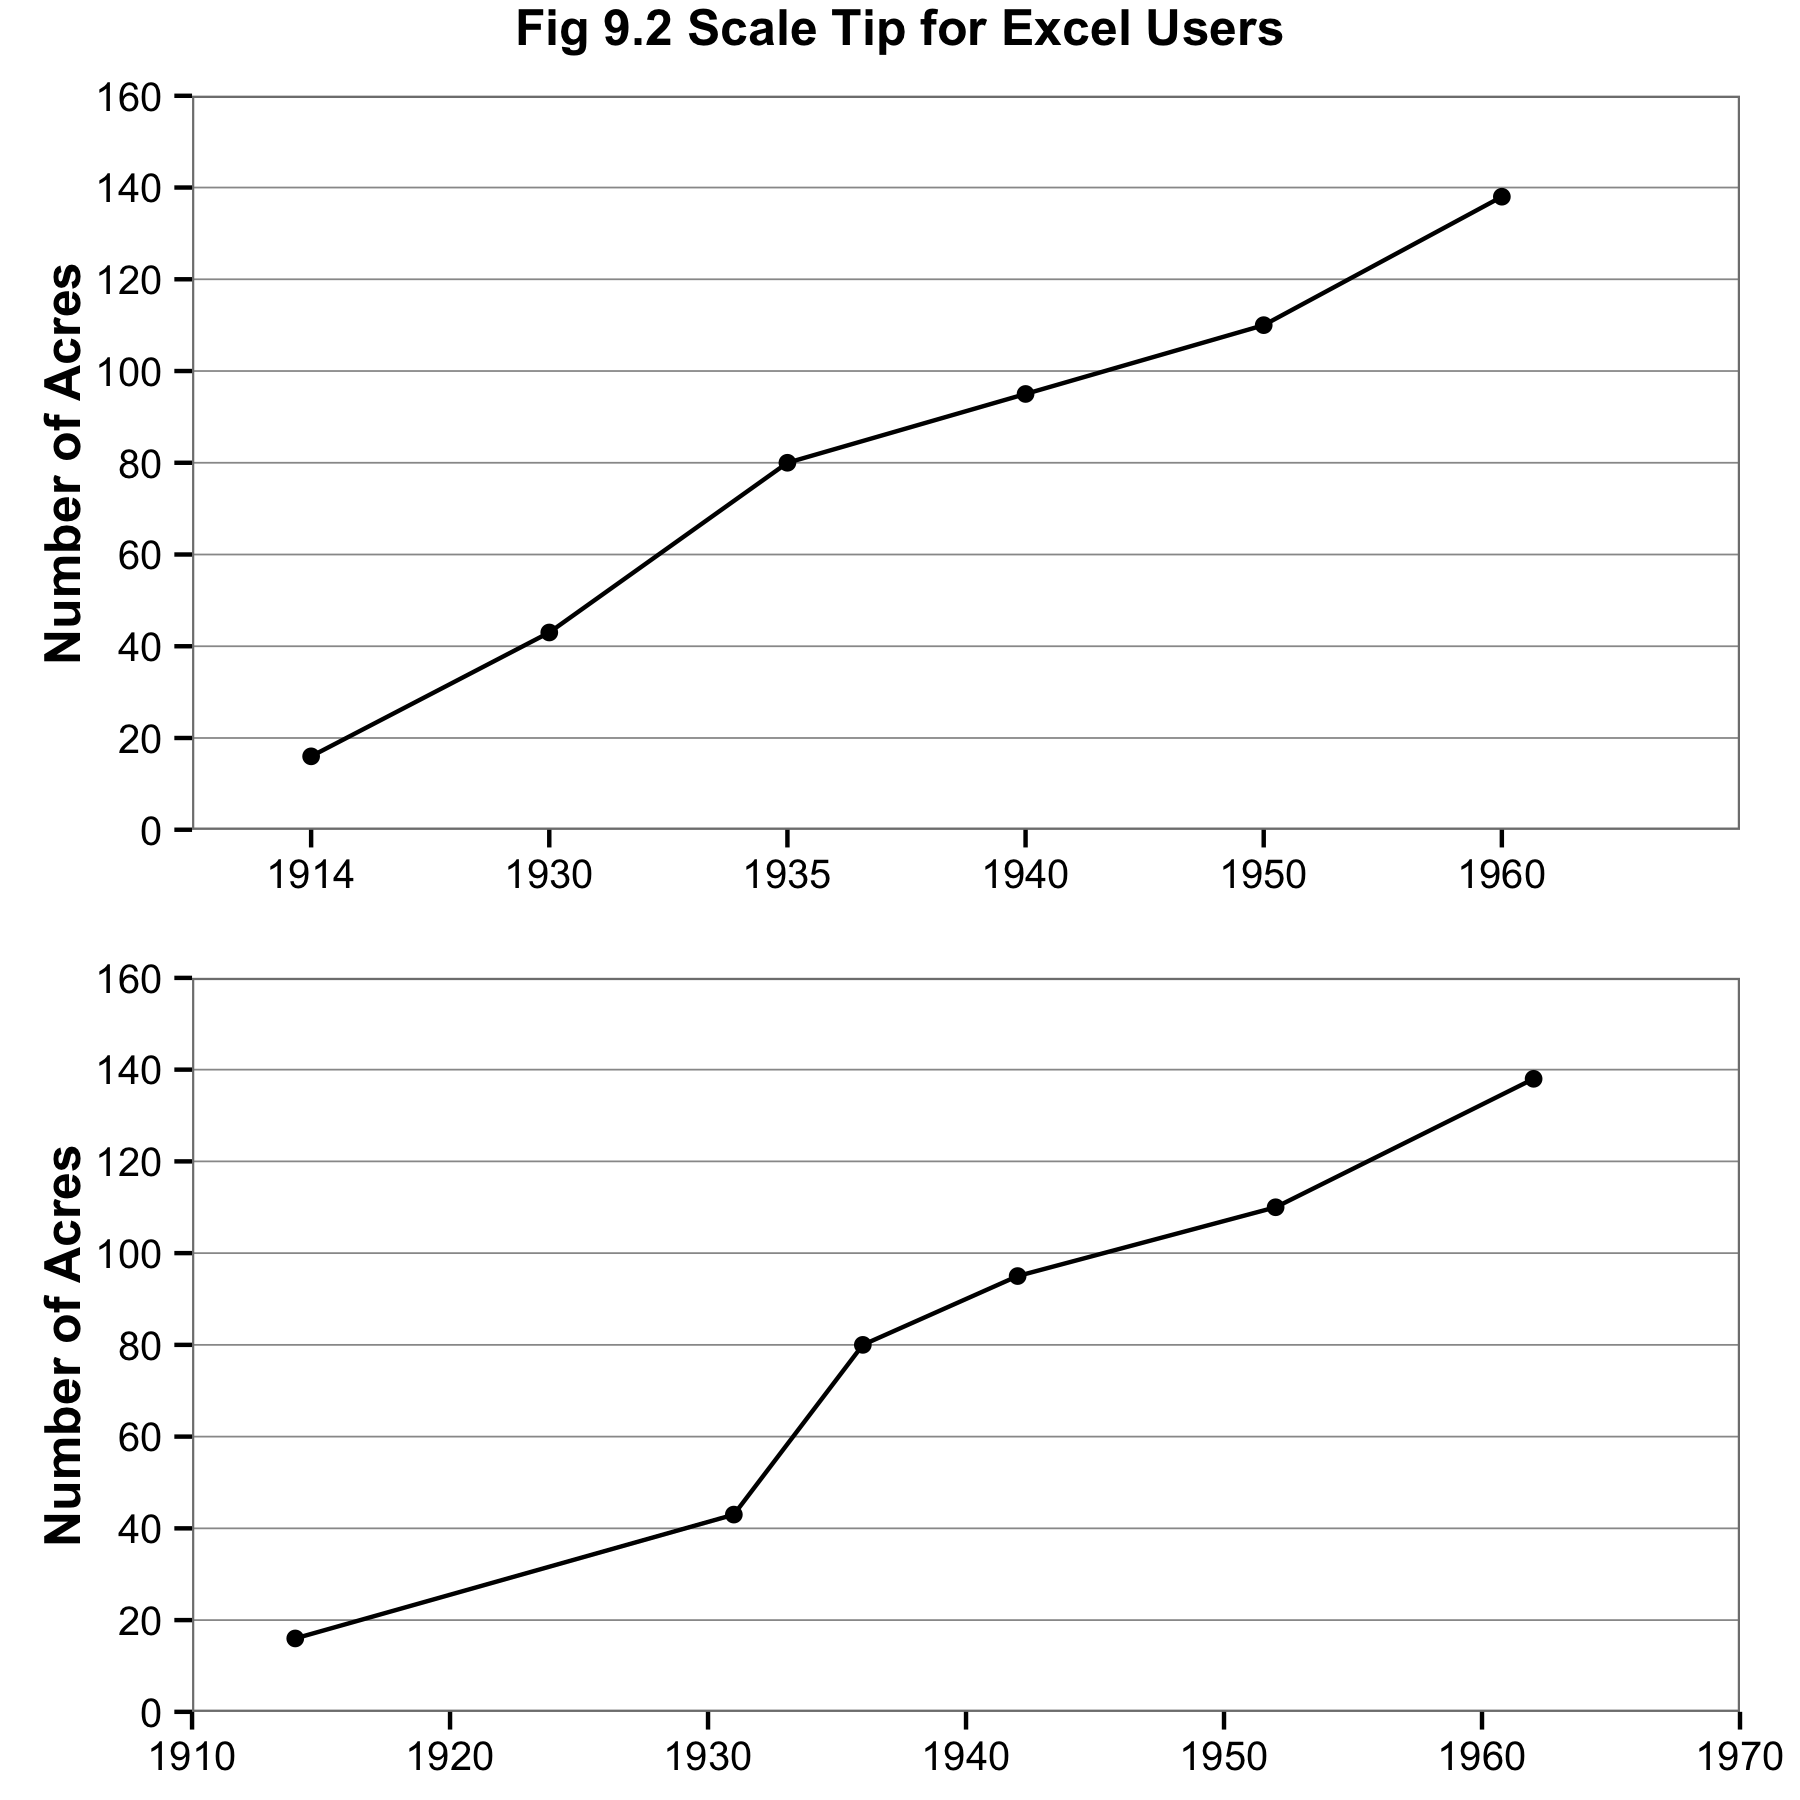

Source code (R):
library(ggplot2)
library(gridExtra)

this_base <- "fig09-02_scale-tip-for-excel-users"

my_data <- data.frame(year = c(1914, 1931, 1936, 1942, 1952, 1962),
                   year_2 = c(1910, 1920, 1930, 1940, 1950, 1960),
                   acres = c(16, 43, 80, 95, 110, 138))

p1 <- ggplot(my_data, aes(x = year_2, y = acres)) +
  geom_point() + geom_line() +
  scale_x_continuous(breaks = seq(1910, 1960, 10), 
                     labels = c(1914, 1930, 1935, 1940, 1950, 1960),
                     limits = c(1905, 1970), expand = c(0, 0)) +
  scale_y_continuous(breaks = seq(0, 160, 20), limits = c(0, 160),
                     expand = c(0, 0)) +
  labs(x = NULL, y = "Number of Acres") +
  theme_bw() +
  theme(panel.grid.major.y = element_line(colour = "grey60"),
        panel.grid.major.x = element_blank(),
        panel.grid.minor = element_blank(),
        axis.title.y = element_text(face = "bold"))

p1

p2 <- ggplot(my_data, aes(x = year, y = acres)) +
  geom_point() + geom_line() +
  scale_x_continuous(breaks = seq(1910, 1970, 10), limits = c(1910, 1970), 
                     expand = c(0, 0)) +
  scale_y_continuous(breaks = seq(0, 160, 20), limits = c(0, 160),
                     expand = c(0, 0)) +
  labs(x = NULL, y = "Number of Acres") +
  theme_bw() +
  theme(panel.grid.major.y = element_line(colour = "grey60"),
        panel.grid.major.x = element_blank(),
        panel.grid.minor = element_blank(),
        axis.title.y = element_text(face = "bold"))

p3 <- arrangeGrob(p1, p2, ncol = 1,
                  main = textGrob("Fig 9.2 Scale Tip for Excel Users",
                                  vjust = 0.75, gp = gpar(fontface = "bold")))

p3

ggsave(paste0(this_base, ".png"), 
       p3, width = 6, height = 6)

## note: my_data is estimated
